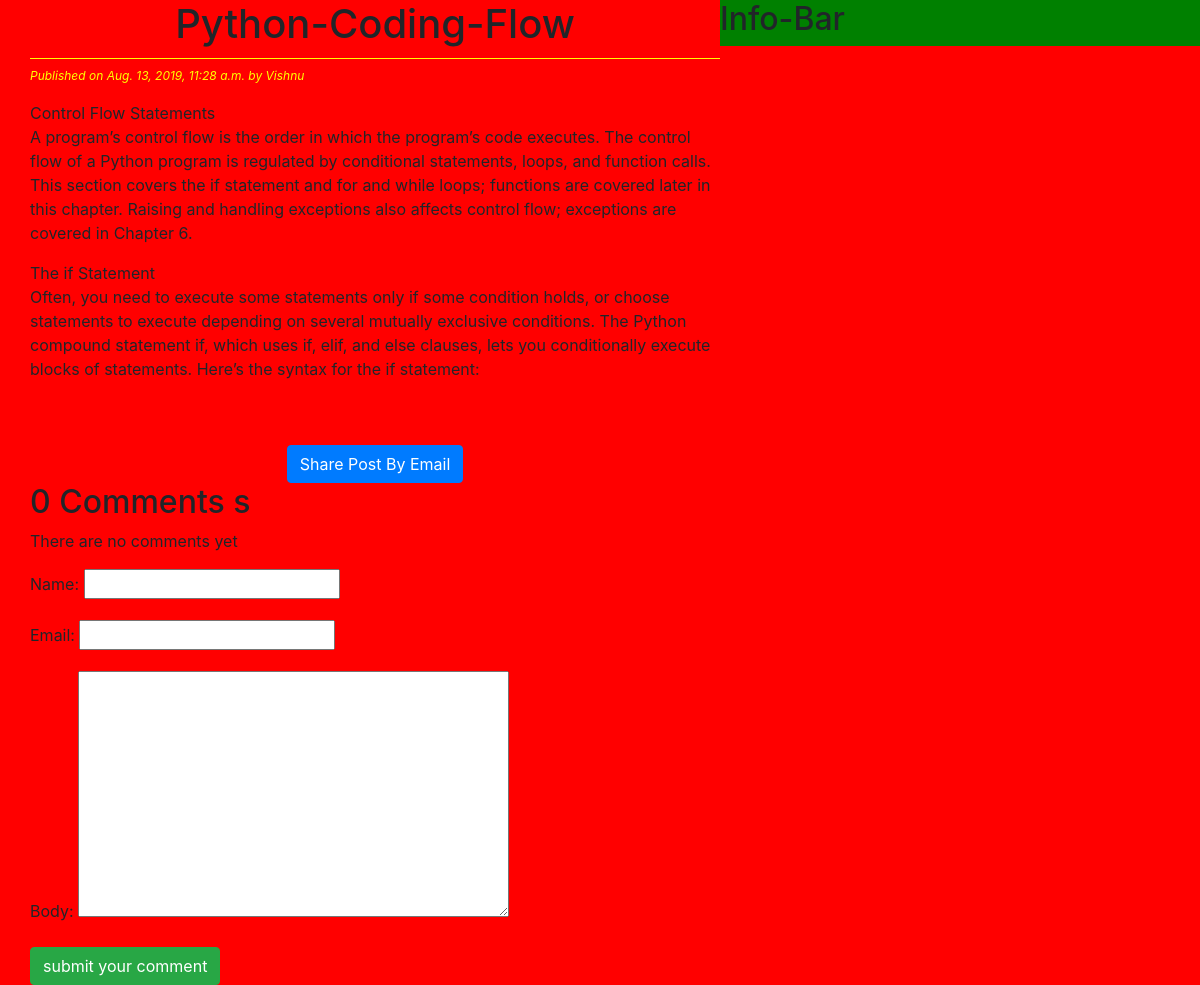
The app's page /2019/08/13/python-coding-flow/ with its own data.
### blog/models.py (models this page shows, shortened)
class Post(models.Model):
    STATUS_CHOICES=(('draft','DRAFT'),('published','Published'))
    title=models.CharField(max_length=256)
    slug=models.SlugField(max_length=264,unique_for_date='publish')
    author=models.ForeignKey(User,on_delete=models.CASCADE,related_name='blog_posts')
    body=models.TextField()
    publish=models.DateTimeField(default=timezone.now)
    created=models.DateTimeField(auto_now_add=True)
    updated=models.DateTimeField(auto_now_add=True)
    status=models.CharField(max_length=10 , choices=STATUS_CHOICES,default='draft')
    objects=CustomManager()
    class Meta:
        ordering=('-publish',)

### blog/views.py (the view)
# urls.py: url(r'^(?P<year>\d{4})/(?P<month>\d{2})/(?P<day>\d{2})/(?P<post>[-\w]+)/$', views.post_detail_view , name='post_details'),
def post_detail_view(request,year,month,day,post):
    post=get_object_or_404(Post,slug=post,status='published',publish__year=year,publish__month=month,publish__day=day)
    comments=post.comments.filter(active=True)
    csubmit=False
    if request.method=='POST':
        form=CommentForm(request.POST)
        if form.is_valid():
            new_comment=form.save(commit=True)
            new_comment.post=post
            new_comment.save()
            csubmit=True
    else:
        form=CommentForm()
    return render(request ,'blog/post_details.html',{'post': post ,'form':form ,'csubmit':csubmit,'comments':comments } )

### blog/forms.py
class CommentForm(forms.ModelForm):
    class Meta:
        model=Comment
        fields=('name','email','body')

### blog/models.py (called while the page is built)
    def get_queryset(self):
      return super().get_queryset().filter(status='published')

### templates/blog/post_details.html (shortened to what this page needs)
{%extends 'blog/base.html'%}
{%block content%}
    <h1> {{post.title}} </h1>
    <p id="date"> Published on {{post.publish}} by {{post.author|title}}</p>
    {{post.body|linebreaks}}<br><br>
    <div class="container" align="center">
       <a href='/{{post.id}}/share' class='btn btn-primary btn-sucess'> Share Post By Email </a>
    </div>
    {% with comments.count as comments_count %}
      <h2>{{comments_count}} Comments {{comments_count|pluralize}}</h2>
    {% endwith %}
    {% if comments %}
      {% for comment in comments %}
        <p id='ch'>Comment {{forloop.counter}} by {{comment.name}} on {{comment.created}}</p>
        <div class='cb'> {{comment.body|linebreaks}}  </div>
      {%endfor%}
      <hr>
    {% else %}
        <p> There are no comments yet </p>
    {% endif %}
    {% if csubmit %}
      <h2> Comment added sucessfully </h2>
     {%else%}
          <form method="post">
            {{form.as_p}}
            <input type="submit" name="abc" class="btn btn-primary btn-success" value="submit your comment">
          </form>
    {% endif %}
{%endblock%}

### static/css/blog.css (style rules this page uses)
h1 { text-align:center; border-bottom:1px solid yellow; padding-bottom:10px; }
body { background-color:red; }
#date { color:yellow; font-size:12px; font-style:italic; }

### records on screen
Post: title "Python-Coding-Flow", publish "Aug. 13, 2019, 11:28 a.m.", author "Vishnu", body "Control Flow Statements A program’s control flow is the order in which the program’s code executes. The control flow of a Python program is regulated by conditional statements, loops, and function calls. This section covers the if statement and for and while loops; functions are covered later in this chapter. Raising and handling exceptions also affects control flow; exceptions are covered in Chapter 6. The if Statement Often, you need to execute some statements only if some condition holds, or choose statements to execute depending on several mutually exclusive conditions. The Python compound statement if, which uses if, elif, and else clauses, lets you conditionally execute blocks of…"

### other values on screen
{{ comments_count }} "0"
